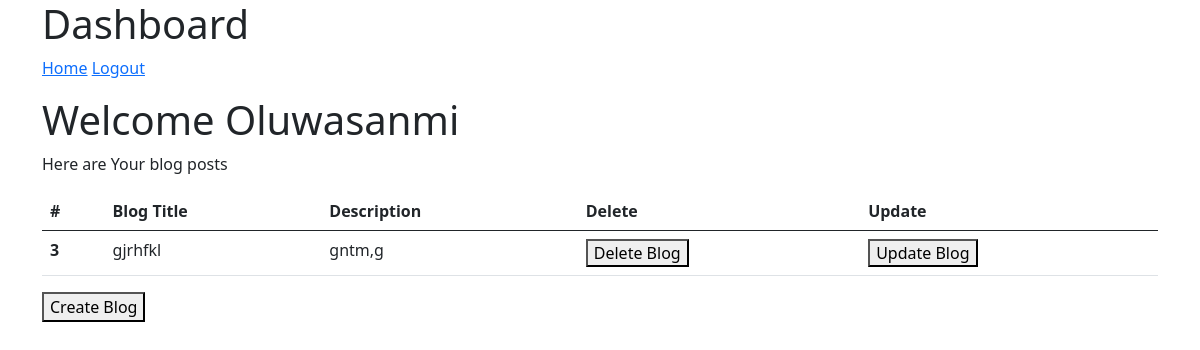
Page /blogs/dashboard (signed in) on the earlier database version.
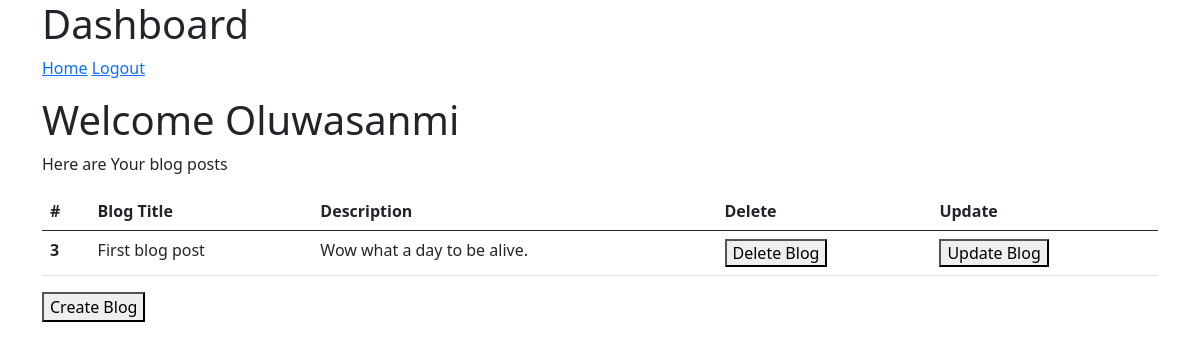
Same page on the later database version.
### core/models.py (models this page shows, shortened)
class Blogs(models.Model):
    blog_title= models.CharField(max_length=250)
    description = models.TextField()
    author = models.ForeignKey(User, on_delete=models.CASCADE)
    create_date = models.DateTimeField(blank=True, default=datetime.now())
    user_id = models.IntegerField(blank=True)
    blog_tag = models.CharField(max_length=300)

### core/views.py (the view)
# urls.py: path('dashboard', views.dashboard, name = 'dashboard'),
@login_required(login_url='login')
def dashboard(request):
    if request.user.is_authenticated:
        blogs = Blogs.objects.order_by('-create_date').filter(user_id=request.user.id)
        data={
            'blogs' : blogs,
        }
        return render(request, 'core/dashboard.html', data)
    else:
        messages.error(request, "please Login")
        return redirect('login')

### core/templates/core/dashboard.html (shortened to what this page needs)
 {% block content %} {% load static %}
<nav class="breadcrumbs">
    <link href="https://cdn.jsdelivr.net/npm/bootstrap@5.0.2/dist/css/bootstrap.min.css" rel="stylesheet">
    <div class="sub-banner overview-bgi">
        <div class="container breadcrumb-area">
            <div class="breadcrumb-areas">
                <h1>Dashboard</h1>
                <a href="{% url 'frontpage' %}">Home</a>
                <a href="javascript:{document.getElementById('logout').submit()}" class="sign-in"> Logout </a>
</nav>
<div class="container mt-50 mb-50">
    <div class="main-title" style="text-align:left !important;">
        <h1>Welcome <span>{{user.first_name}}</span></h1>
        <p>Here are Your blog posts</p>
    </div>
    {% if blogs %}
    <table class="table table-hover">
        <thead>
            <tr>
                <th scope="col">#</th>
                <th scope="col">Blog Title</th>
                <th scope="col">Description</th>
                <th scope="col">Delete</th>
                <th scope="col">Update</th>
            </tr>
        </thead>
        <tbody>
            {% for blog in blogs %}
            <tr>
                <th scope="row">3</th>
                <td>{{blog.blog_title}}</td>
                <td>{{blog.description}}</td>
                <td><a href="{% url 'delete_blog' blog.id %}"><button class="btn-md btn-theme float-left">Delete Blog</button></a></td>
                <td><a href="{% url 'update_blog' blog.id %}"><button class="btn-md btn-theme float-left">Update Blog</button></a></td>
            </tr>
            {% endfor %}
        </tbody>
    </table>
    {% else %}
    <h4>You have no Blogs</h4>
    {% endif %}
    <a href="{% url 'create_blog' %}"><button class="btn-md btn-theme float-left">Create Blog</button></a>
</div>
{% endblock %}

Differences in the rows shown:
removed Blogs: blog_title "gjrhfkl", description "gntm,g"
added Blogs: blog_title "First blog post", description "Wow what a day to be alive."
